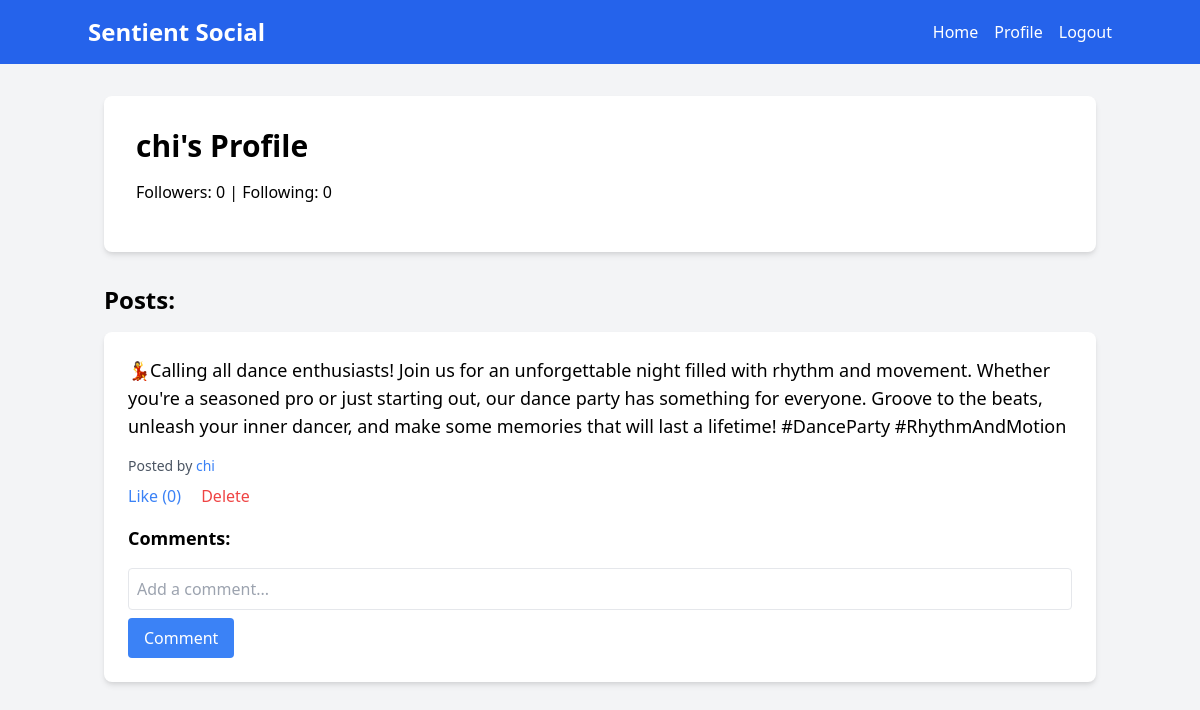
The app's page /profile/chi (signed in) with its own data.
### models.py (models this page shows, shortened)
class User(db.Model):
    id = db.Column(db.Integer, primary_key=True)
    username = db.Column(db.String(80), unique=True, nullable=False)
    password = db.Column(db.String(120), nullable=False)
    posts = db.relationship('Post', backref='author', lazy='dynamic')
    followed = db.relationship(
        'User', secondary=followers,
        primaryjoin=(followers.c.follower_id == id),
        secondaryjoin=(followers.c.followed_id == id),
        backref=db.backref('followers', lazy='dynamic'), lazy='dynamic')

class Post(db.Model):
    id = db.Column(db.Integer, primary_key=True)
    content = db.Column(db.String(500), nullable=False)
    user_id = db.Column(db.Integer, db.ForeignKey('user.id'), nullable=False)
    media_url = db.Column(db.String(255))  # Add media_url column
    media_type = db.Column(db.String(10))  # 'image' or 'video'
    timestamp = db.Column(db.DateTime, default=datetime.utcnow, index=True)
    likes = db.relationship('Like', backref='post', cascade='all, delete-orphan')
    comments = db.relationship('Comment', backref='post', cascade='all, delete-orphan')

### app.py (the view)
@app.route('/profile/<username>')
def profile(username):
    user = User.query.filter_by(username=username).first_or_404()
    posts = user.posts.order_by(Post.timestamp.desc()).all()
    post_count = user.posts.count()
    return render_template('profile.html', user=user, posts=posts, post_count=post_count)

### app.py (called while the page is built)
@app.before_request
def load_user():
    g.user = None
    if 'user_id' in session:
        g.user = User.query.get(session['user_id'])

@app.context_processor
def inject_user():
    return dict(current_user=g.user)

### templates/profile.html (shortened to what this page needs)
{% extends "base.html" %}
{% block content %}
    <div class="bg-white p-8 rounded-lg shadow-md mb-8">
        <h1 class="text-3xl font-bold mb-4">{{ user.username }}'s Profile</h1>
        <p class="mb-4">Followers: {{ user.followers.count() }} | Following: {{ user.followed.count() }}</p>
    </div>
    <h2 class="text-2xl font-bold mb-4">Posts:</h2>
    {% for post in posts %}
        <div class="bg-white p-6 rounded-lg shadow-md mb-6">
            <p class="text-lg mb-4">{{ post.content }}</p>
            <p class="text-sm text-gray-600 mb-2">Posted by <a href="{{ url_for('profile', username=post.author.username) }}" class="text-blue-500 hover:underline">{{ post.author.username }}</a></p>
            <form action="{{ url_for('like_post', post_id=post.id) }}" method="post" class="inline">
                <button type="submit" class="text-blue-500 hover:underline">Like ({{ post.likes|length }})</button>
            </form>
            {% if current_user.id == post.author.id %}
                <form action="{{ url_for('delete_post', post_id=post.id) }}" method="post" class="inline ml-4" onsubmit="return confirm('Are you sure you want to delete this post?');">
                    <button type="submit" class="text-red-500 hover:underline">Delete</button>
                </form>
            {% endif %}
            <h3 class="text-lg font-semibold mt-4 mb-2">Comments:</h3>
            <form action="{{ url_for('comment_post', post_id=post.id) }}" method="post" class="mt-4">
                <input type="text" name="content" class="w-full p-2 border rounded" placeholder="Add a comment...">
                <button type="submit" class="mt-2 bg-blue-500 text-white px-4 py-2 rounded hover:bg-blue-600">Comment</button>
            </form>
        </div>
    {% endfor %}
{% endblock %}

### records on screen
User: username "chi"
Post: content "💃Calling all dance enthusiasts! Join us for an unforgettable night filled with rhythm and movement. Whether you're a seasoned pro or just starting out, our dance party has something for everyone. Groove to the beats, unleash your inner dancer, and make some memories that will last a lifetime! #DanceParty #RhythmAndMotion", author.username "chi", likes|length "0"

### other values on screen
{{ user.followers.count() }} "0"
{{ user.followed.count() }} "0"
